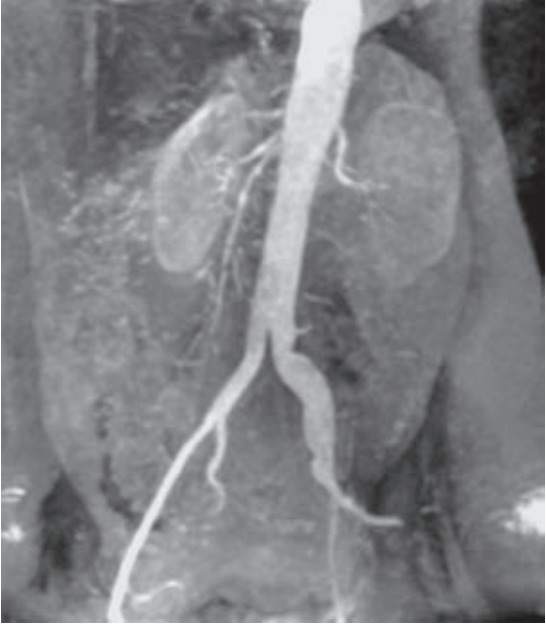
#> input picture assignment2/inputq1.jpeg, 546 x 625 px
$ python 1.py
#> lines starting #> are read from the running program, lines starting #| are printed output that depends on the picture
import cv2
import numpy

org = cv2.imread("inputq1.jpeg")
#> org is the input picture: shape (625, 546, 3); mean B, G, R 133.5, 130.1, 129.3
trn = cv2.imread("transformed.jpeg")
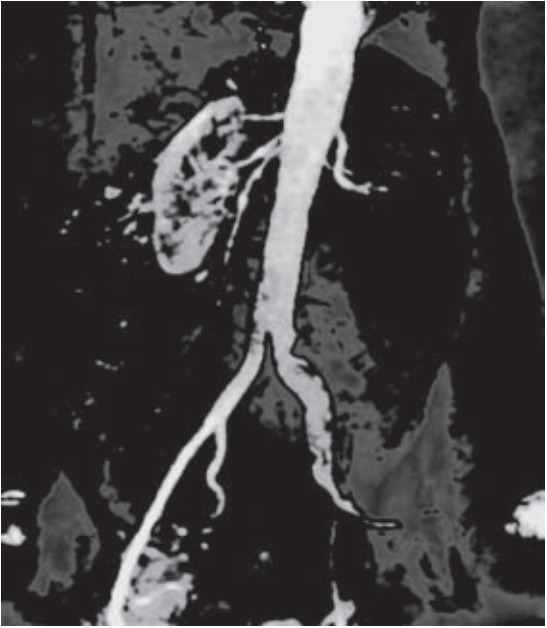
#> input picture assignment2/transformed.jpeg, 547 x 628 px
#> trn is the input picture: shape (628, 547, 3); mean B, G, R 65.6, 64.2, 66.3
org = cv2.cvtColor(org, cv2.COLOR_BGR2GRAY)
#> org: shape (625, 546)
trn = cv2.cvtColor(trn, cv2.COLOR_BGR2GRAY)
#> trn: shape (628, 547)

img=org.copy()
for i in range(org.shape[0]):
	for j in range(org.shape[1]):
		if(img[i][j] > 105 and img[i][j] < 164):
			img[i][j] = 32
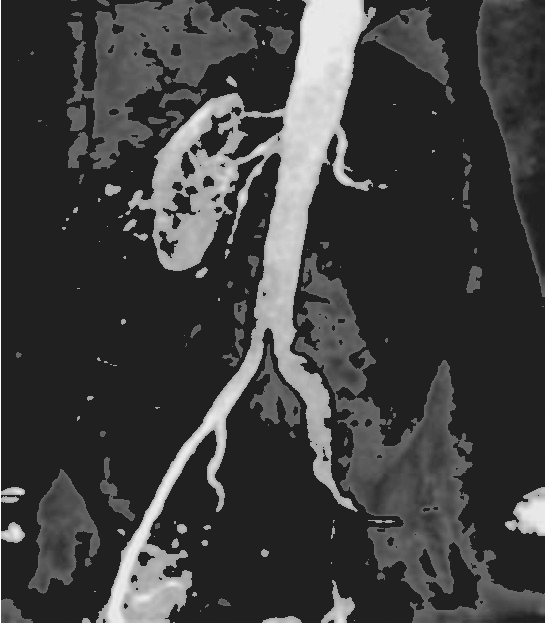
#> img: shape (625, 546); min 30, max 255, mean 64
blur = cv2.GaussianBlur(img,(9,9),0)
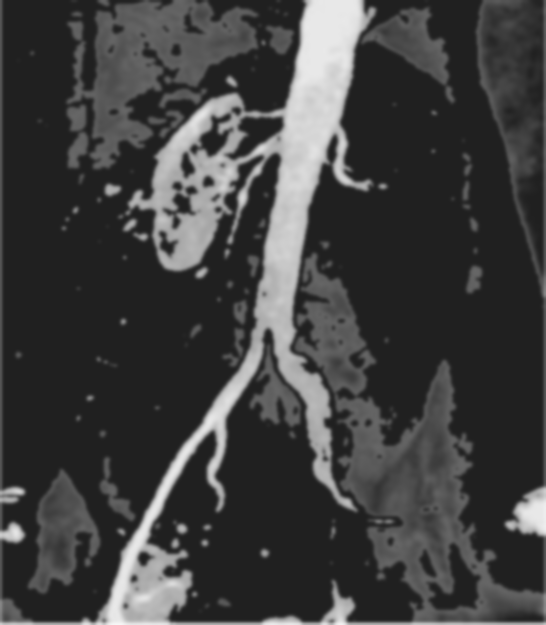
#> blur: shape (625, 546); min 32, max 246, mean 63.7

cv2.imwrite("outputq1.jpeg",blur)
